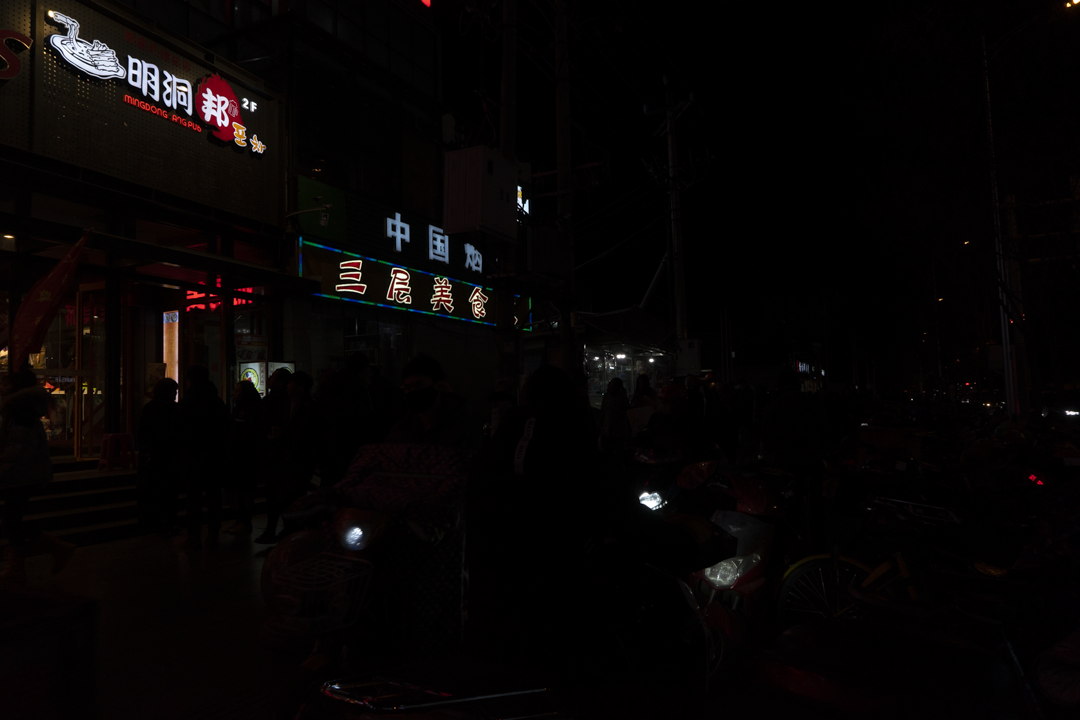
#> input picture Computer_Vision/VLight_Code/assets/input_images/street_scene.png, 1080 x 720 px
$ python run_vlight_skimage.py
#> lines starting #> are read from the running program, lines starting #| are printed output that depends on the picture
#> in main, original_image_bgr is the input picture: shape (720, 1080, 3); mean B, G, R 4.8, 4.8, 7.6
### Computer_Vision/VLight_Code/phycv/vlight_skimage.py
import numpy as np
from skimage import io, color, img_as_float
from .utils import normalize

from .utils import normalize

class VLight:
    def __init__(self, row=None, col=None):
        """Initialize the VLight class

        Args:
            row (int, optional): height of the image to be processed. Defaults to None.
            col (int, optional): width of the image to be processed. Defaults to None.
        """
        self.row = row
        self.col = col
        self.vlight_lut = None
        self.v = None

    def generate_vlight_lut(self, v):
        """
        Generates and updates the lookup table for VLight based on the parameter v.
        The LUT is kept in floating-point precision for accurate calculations.

        Args:
        - v (float): VLight parameter.
        """
        if self.v == v and self.vlight_lut is not None:
            return

        b = 1 / (5 * v + 0.05)
        G = 1 - v**2

        # Generate LUT using vectorized operations for efficiency
        pixel_values = np.linspace(0, 1, 256, dtype=np.float32)
        lut_values = np.arctan2(-G * (pixel_values + b), pixel_values)
        lut_values = np.interp(lut_values, (lut_values.min(), lut_values.max()), (0, 255)).astype(np.uint8)

        self.vlight_lut = lut_values
        self.v = v

    def load_img(self, img_file=None, img_array=None):
        """load the image from an ndarray or from an image file

        Args:
            img_file (str, optional): path to the image. Defaults to None.
            img_array (np.ndarray, optional): image in the form of np.ndarray (RGB, np.uint8). Defaults to None.
        """
        if img_array is not None:
            self.img_rgb = img_as_float(img_array)
        else:
            self.img_rgb = img_as_float(io.imread(img_file))

        self.row = self.img_rgb.shape[0]
#> self.row = 720
        self.col = self.img_rgb.shape[1]
#> self.col = 1080

    def apply_kernel(self, v, v_channel=False, lut=True):
        """
        Override the apply_kernel method to use the LUT-based approach for faster processing.

        Args:
        - img_array (np.ndarray): Input image array in BGR format.
        - v (float): VLight parameter for LUT generation.
        - color (bool, optional): Whether to apply the transformation to the S (color) channel instead of V. Defaults to False.
        - lut (bool, optional): Whether to apply the lut acceleration or not, defaults to True
        Returns:
        - np.ndarray: Enhanced image in BGR format.
        """
#> called with v = 0.9, v_channel = False, lut = True
        if v_channel:
            ch = 1
        else:
            ch = 2

        if lut is True:
            # Convert the image from RGB to HSV
            img_hsv = (color.rgb2hsv(self.img_rgb) * 255).astype(np.uint8)
#> img_hsv: shape (720, 1080, 3); mean of channels 0, 1, 2 91.9, 178.2, 8

            # Generate the LUT based on the vlight parameter
            self.generate_vlight_lut(v)

            # Apply LUT to the selected channel (V or S)
            img_hsv[:, :, ch] = self.vlight_lut[img_hsv[:, :, ch]]
#> img_hsv: shape (720, 1080, 3); mean of channels 0, 1, 2 91.9, 178.2, 64.2
            print(self.vlight_lut.shape)
            print(img_hsv[:, :, ch].shape)
#| (720, 1080)

            # Convert the image back to BGR format
            self.vlight_output = (color.hsv2rgb(img_hsv) * 255).astype(np.uint8)
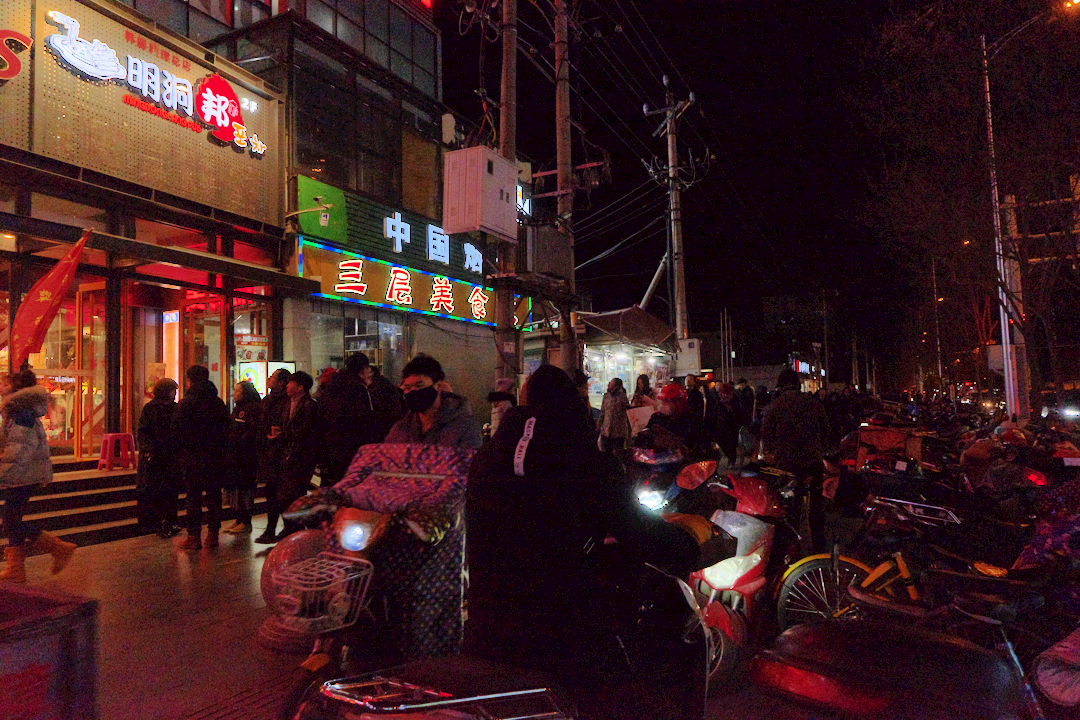
#> self.vlight_output: shape (720, 1080, 3); mean R, G, B 62.6, 30.7, 32.5
        else:
            # Convert the image from RGB to HSV
            img_hsv = color.rgb2hsv(self.img_rgb)

            # Apply VLight Algorithm to the selected channel (V or S)
            vlight_input = img_hsv[:, :, ch]
            b = 1 / (5 * v + 0.05)
            G = 1 - v**2
            vlight_phase = np.arctan2(-G * (vlight_input + b), vlight_input)
            vlight_phase_norm = normalize(vlight_phase)
            img_hsv[:, :, ch] = vlight_phase_norm

            # Convert the image back to BGR format
            self.vlight_output = (color.hsv2rgb(img_hsv) * 255).astype(np.uint8)

    # [15 lines left out: function run, not called in this run]

    def run_img_array(self, img_array, v, color=False, lut=True):
        """run the VLight LUT accelerated algorithm

        Args:
            - img_array (np.ndarray): Input image array in BGR format.
            - v (float): VLight parameter.
            - color (bool, optional): whether to run color enhancement. Defaults to False.
            - lut (bool, optional): Whether to apply the lut acceleration or not, defaults to True
        Returns:
            np.ndarray: enhanced image
        """
        self.load_img(img_array=img_array)
        self.apply_kernel(v=v, v_channel=color, lut=lut)
        return self.vlight_output

### Computer_Vision/VLight_Code/run_vlight_skimage.py
import os
import time
import cv2
import matplotlib.pyplot as plt
from PIL import Image
from phycv.vlight_skimage import VLight

def main():
    # Specify the image file path
    img_file = "./assets/input_images/street_scene.png"

    # Load the image in BGR format (OpenCV default)
    original_image_bgr = cv2.imread(img_file)

    # Convert the original image to RGB format for display purposes
    original_image_rgb = cv2.cvtColor(original_image_bgr, cv2.COLOR_BGR2RGB)

    # Define the output path and create the directory if it doesn't exist
    output_path = "./output/"
    os.makedirs(output_path, exist_ok=True)

    # VLight parameter
    v = 0.90

    # Initialize and run VLight (expects and outputs BGR format)
    vlight_cpu = VLight()
    start_time = time.time()
    vlight_output_rgb = vlight_cpu.run_img_array(img_array=original_image_rgb, v=v, color=False, lut=True)
    print(f"Time elapsed: {(time.time() - start_time) * 1000}")
    # Visualize the results
    fig, axes = plt.subplots(1, 2, figsize=(12, 8))

    # Display the original image in RGB format
    axes[0].imshow(original_image_rgb)
    axes[0].axis("off")
    axes[0].set_title("Original Image")

    # Display the VLight output in RGB format
    axes[1].imshow(vlight_output_rgb)
    axes[1].axis("off")
    axes[1].set_title("VLight Low-Light Enhancement")

    # Save the figure with both images displayed side by side
    plt.savefig(os.path.join(output_path, "VLight_CPU_compare.jpg"), bbox_inches="tight")
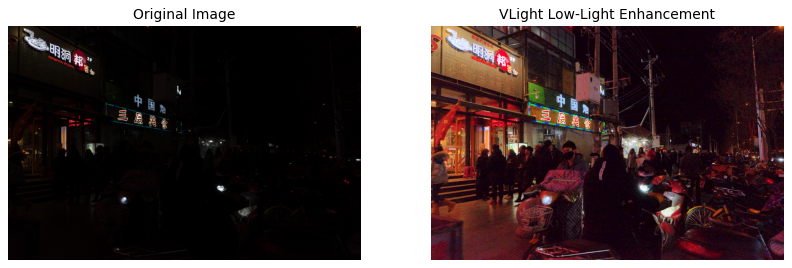
#> figure drawn by matplotlib, 2 panels

    # Save the VLight output in RGB format using PIL
    vlight_output_pil = Image.fromarray(vlight_output_rgb)
    vlight_output_pil.save(os.path.join(output_path, "VLight_CPU_output.jpg"))

if __name__ == "__main__":
    main()
    # No LUT: Time elapsed: 175.54783821105957
